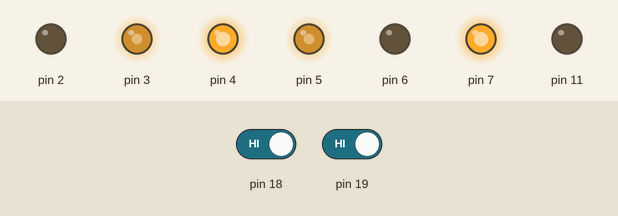
This sketch was run on a simulated Arduino Uno, built with avr-gcc and run on an emulated ATmega328P. On the bench: output pins drawn as LEDs (lit = HIGH). Dashed ring = blinking. The test bench sets the inputs (shaded band); at power-on: pin 18 HIGH, pin 19 HIGH.

Above: at 1.2 s.
1.3 s: pin 18 driven LOW
At 1.7 s:
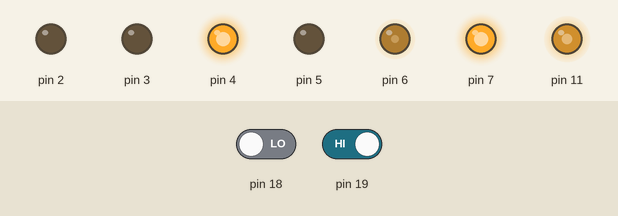
4.3 s: pin 18 driven HIGH
At 7.1 s:
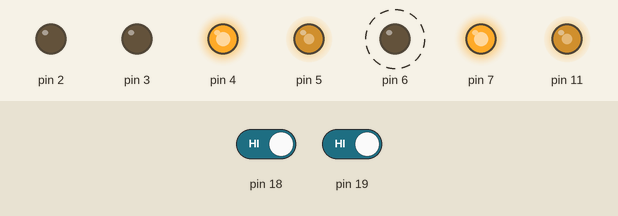
7.3 s: pin 19 driven LOW
At 8.4 s:
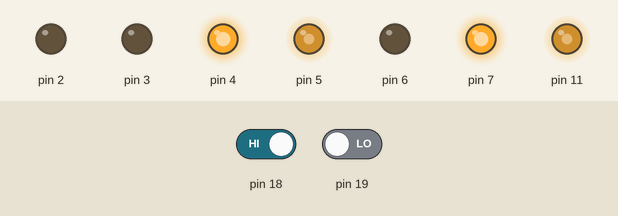
8.8 s: pin 19 driven HIGH
At 9.6 s:
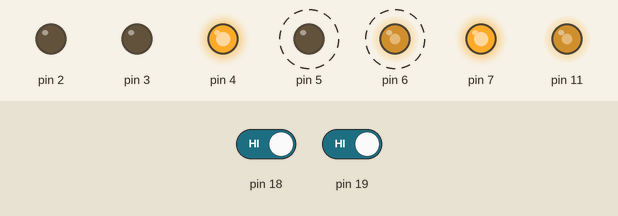
Timing chart, 0 to 12.8 s (numbered marks = the images above; inputs shaded):
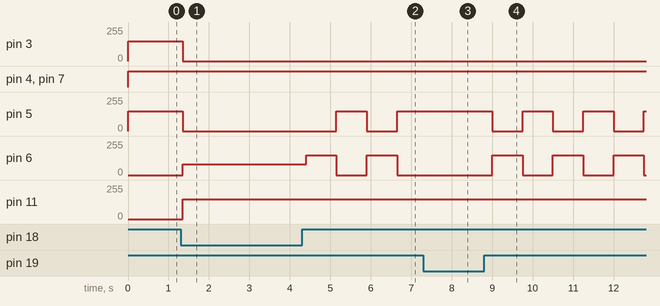

Measured:
- after the input at 1.3 s, pin 3, pin 5: 150/255 → 0/255 after 0.05 s; pin 6: 0/255 → 80/255 after 0.05 s; pin 11: 0/255 → 150/255 after 0.05 s
- after the input at 4.3 s, pin 5: 0/255 → 150/255 after 0.85 s, → 0/255 0.75 s later, → 150/255 0.75 s later; pin 6: alternates 150/255 for 0.75 s and 0/255 for 0.75 s, starting after 0.10 s
- after the input at 7.3 s, pin 5: stays 150/255 (without the input it goes to 0/255 after 0.10 s); pin 6: stays 0/255 (without the input it goes to 150/255 after 0.10 s)
- after the input at 8.8 s, pin 5, pin 6: alternates 150/255 for 0.75 s and 0/255 for 0.75 s, starting after 0.20 s

The sketch:

BarrierDemo_Final.ino
```cpp
/*
  Whiskers
  By: Carlos Perez
  Written: March 22, 2024
  Edited: April 16, 2024
  I/O Pins
  A0: Left Line Sensor
  A1: Center Line Sensor
  A2: Right Line Sensor
  A3:
  A4: Right whisker
  A5: Left whisker
  D0:
  D1:
  D2:
  D3: Right Forward PWM - OCR2B
  D4: Left Motor Control
  D5: Left Forward PWM - OC0B
  D6: Left Reverse PWM - OC0A
  D7: Right Motor Control
  D8:
  D9:
  D10:
  D11: Right Reverse PWM - OC2A
  D12: Left Wheel Encoder
  D13: Right Wheel Encoder
*/

void setup() {

  DDRD = 0xFC;              // output pin for the PWM signals of motor control and trigger pin

  DDRB = 0x08;              // output pin for the PWM signals of motor control


  cli();          // clears the interrupt enable on SREG

  TCCR0A = 0xA1;  // Using phase-correct PWM, clear on A, clear on B
  TCCR0B = 0x01;  // with prescale value of 1


  TCCR2A = 0xA1;  // Using phase-correct PWM, clear on A, clear on B
  TCCR2B = 0x01;  // with prescale value of 1


  PCICR = 0x02;   // activates the pin change interrupt
  PCMSK1 = 0x30;  // on pins A4 and A5 and enables interrupts

  sei();          // sets the interrupt enable on SREG

}

volatile unsigned char middle = 0;

void loop() {
  // enables the motor control
  PORTD |= 0x90;

  switch (middle) {
    case (0):             // nothing is hit
      goForward();
      break;
    case (1):             // right whisker is hit
      rightWhisker();
      break;
    case (2):             // left whisker is hit
      leftWhisker();
      break;
    case (3):             // both whiskers are hit
      rightTurn();
      break;
  }
}

void goForward() {    // if nothing is hit...
  OCR0A = 0;
  OCR0B = 150;        // sends the left motor forward
  OCR2A = 0;
  OCR2B = 150;        // sends the right motor forward
}

void rightWhisker() { // if right bumper hits...
  OCR0A = 150;                // left reverse signal
  OCR0B = 0;
  OCR2A = 80;                // right reverse signal half speed of left
  OCR2B = 0;
  _delay_ms(500);              // for 500ms then not reverse anymore
  OCR0A = 0;
  OCR0B = 150;                // go forward with both wheels at same speed
  OCR2B = 150;
}

void leftWhisker() { // if left bumper is hit...
  OCR0A = 80;        //left reverse signal half speed of right
  OCR0B = 0;
  OCR2B = 0;
  OCR2A = 150;        // left reverse signal
  _delay_ms(500);      // 500ms and then go forward
  OCR2A = 0;
  OCR2B = 150;        // go forward with both signals at same speed
  OCR0B = 150;
}

void rightTurn() {
  OCR2A = 150;        // BACKWARDS 50MS
  OCR2B = 0;
  OCR0A = 150;                // left reverse signal
  OCR0B = 0;
  _delay_ms(750);    //time that dictates how far backwards the car moves... subject to change
  OCR2A = 150;        // spin "90 degrees" and go forward
  OCR2B = 0;
  OCR0B = 150;
  OCR0A = 0;
  _delay_ms(750);
  OCR2A = 0;          // go forward
  OCR2B = 120;
  OCR0B = 150;
  OCR0A = 0;
  while (middle == 1) { // while the right bumper is still hit...
    OCR2A = 150;        // execute rotate "180 degrees" action
    OCR2B = 0;
    OCR0B = 150;
    OCR0A = 0;
    _delay_ms(1500);
  }
  OCR2A = 0;          // go forward otherwise
  OCR2B = 120;
  OCR0B = 150;
  OCR0A = 0;
}

  ISR(PCINT1_vect)
  {
    _delay_ms(50);            // allows for the data to register first and then it can be read
    static unsigned char button = 0;
    button = (PINC & 0x30);
    if (button == 0x00)       // nothing hit
      middle = 0;
    else if (button == 0x10)  // right hit
      middle = 1;
    else if (button == 0x20)  // left hit
      middle = 2;
    else if (button == 0x30)  // both hit
      middle = 3;
  }
```
